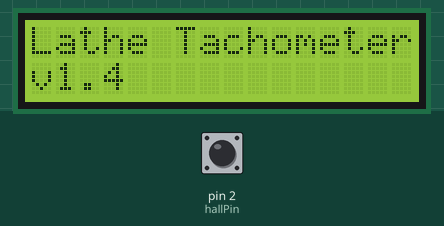
Bench run of a sketch on a simulated Arduino Uno, built with avr-gcc and run on an emulated ATmega328P. Shown: 16×2 character LCD. The test bench sets the inputs (shaded band); at power-on: pin 2 (hallPin) LOW.

Above: at 0.1 s.
At 3.6 s:
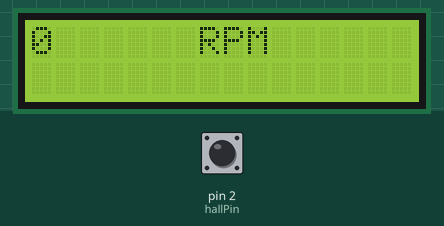
3.7 s: pin 2 (hallPin) pulsed HIGH 2 times (0.12 s each, 0.3 s apart)
At 6.5 s:
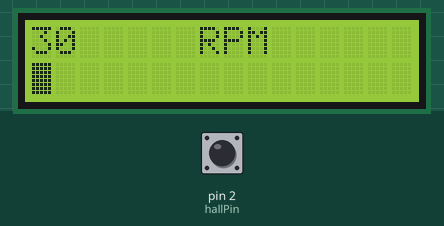
Timing chart, 0 to 8.0 s (numbered marks = the images above; inputs shaded):
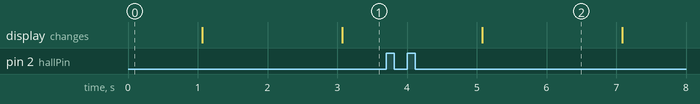

Measured:
- after the input at 3.7 s, the display: changes after 1.4 s (image 2)

The sketch:

arduinotachometerv1.4.ino
```cpp
#include <LiquidCrystal.h>

// initialize the library with the numbers of the interface pins
LiquidCrystal lcd(7,8,9,10,11,12);
// read the hall effect sensor on pin 2
const int hallPin=2;
const unsigned long sampleTime=1000;
const int maxRPM = 4000;
const int hallamt = 2;

void setup()
{
  pinMode(hallPin,INPUT);
  // set up the LCD's number of rows and columns:
  lcd.begin(16, 2);
  // Print a message to the LCD.
  lcd.setCursor(0, 0);
  lcd.print("Lathe Tachometer");
  lcd.setCursor(0, 1);
  lcd.print("v1.4");
  delay(1000);
  lcd.clear();
}

void loop()
{
  delay(1000);
  int rpm=getRPM();
  lcd.clear();
  displayRPM(rpm/hallamt);
  displayBar(rpm);
}

int getRPM()
{
  // sample for sampleTime in millisecs
  int kount=0;
  boolean kflag=LOW;
  unsigned long currentTime=0;
  unsigned long startTime=millis();
  while (currentTime<=sampleTime)
  {
    if (digitalRead(hallPin)==HIGH)
    {
      kflag=HIGH;
    }
    if (digitalRead(hallPin)==LOW && kflag==HIGH)
    {
      kount++;
      kflag=LOW;
    }
    currentTime=millis()-startTime;
  }
  int kount2rpm = int(60000./float(sampleTime))*kount;
  return kount2rpm;
}

void displayRPM(int rpm)
{
  lcd.clear();
  // set the cursor to column 0, line 1
  lcd.setCursor(0, 0);
  // print the number of seconds since reset:
  lcd.print(rpm,DEC);
  lcd.setCursor(7,0);
  lcd.print("RPM");
}

void displayBar(int rpm)
{
  int numOfBars=map(rpm,0,maxRPM,0,15);
  lcd.setCursor(0,1);
  if (rpm!=0)
  {
  for (int i=0; i<=numOfBars; i++)
   {
        lcd.setCursor(i,1);
        lcd.write(1023);
      }
  }
}
```
